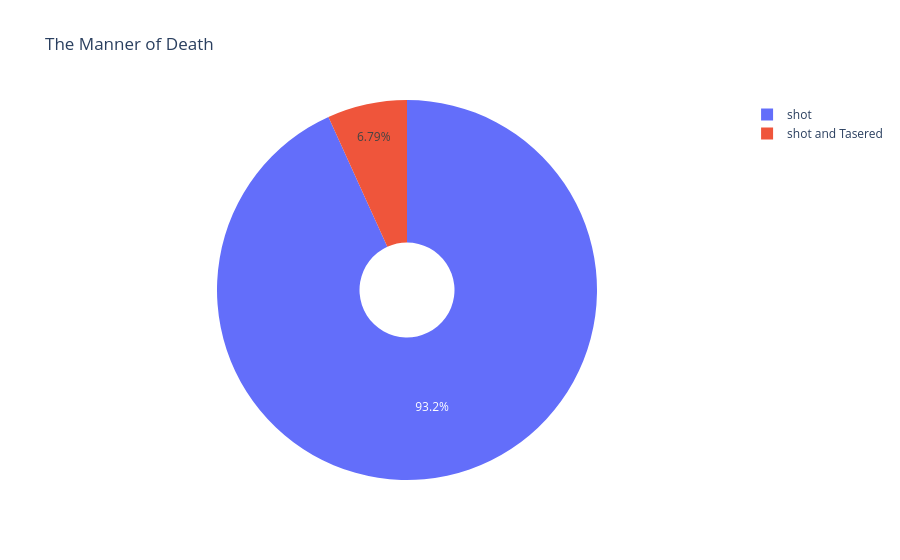

Notebook source saved alongside this figure:
### Code cell
fig = go.Figure(data=[go.Pie(labels=death_manner.index, values=death_manner, hole=.25)])

fig.update_layout(title_text="The Manner of Death")
fig.show()

### Figure 1 — Plotly figure (JSON) as saved in the notebook; plotly's stock layout.template omitted (floating-point values rounded to 4 significant figures)
{"data": [{"hole": 0.25, "labels": ["shot", "shot and Tasered"], "type": "pie", "values": [2363, 172]}], "layout": {"title": {"text": "The Manner of Death"}}}
